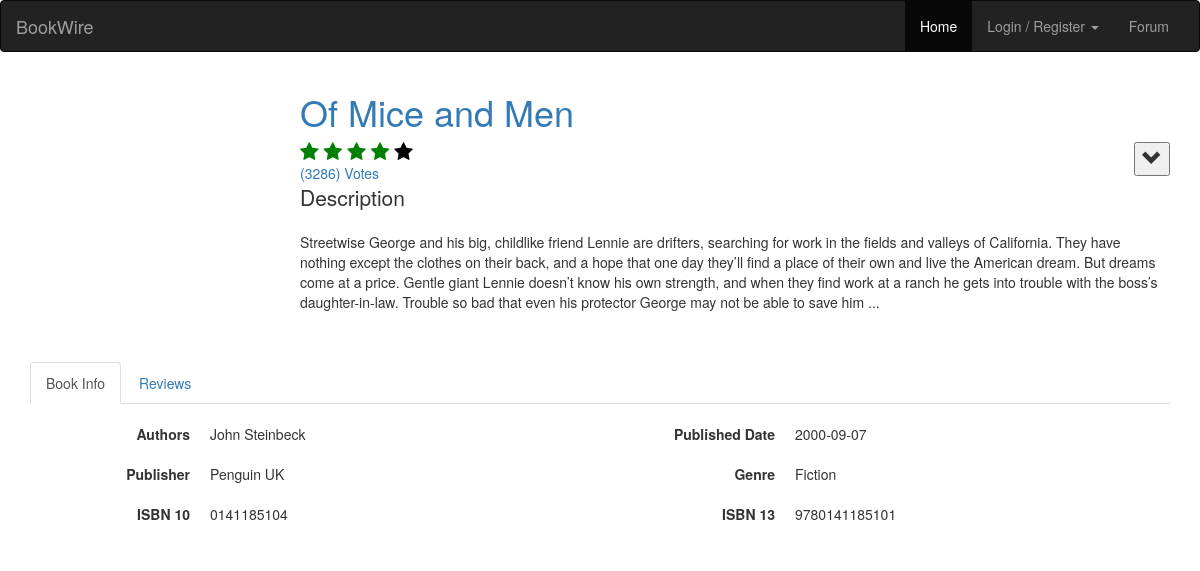
Before: /bookinstance/9780141185101 with the older database file.
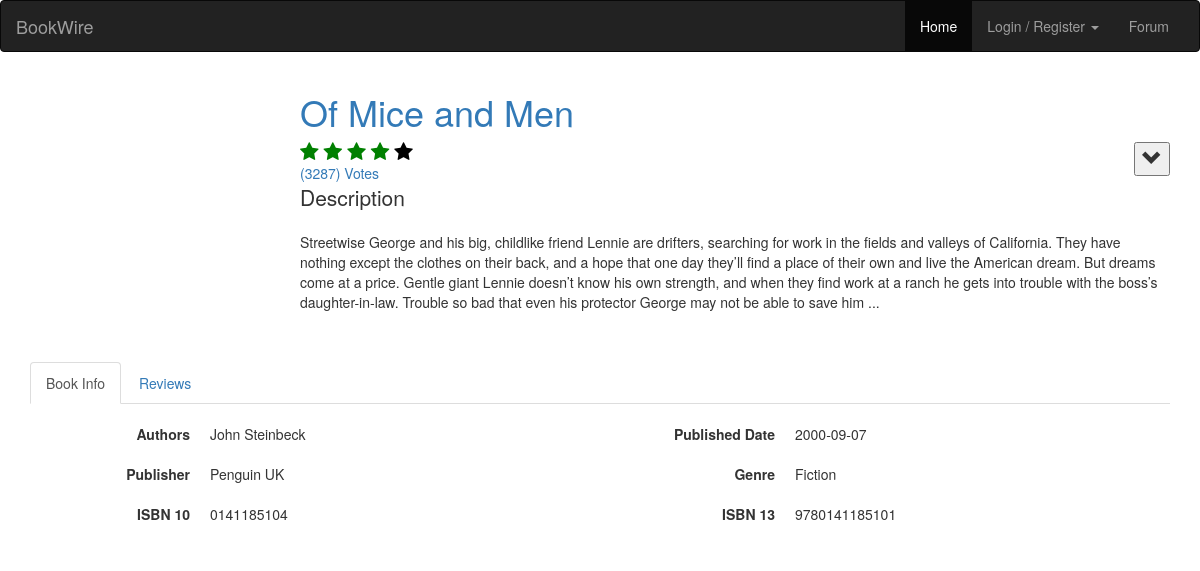
After: the same page with the newer database file.
### book/models.py (models this page shows, shortened)
class Book(models.Model):
	uid = models.CharField(max_length=64)
	title =  models.CharField(max_length=1024)
	authors = models.CharField(max_length=1024)
	publisher = models.CharField(max_length=1024)
	published_date = models.CharField(max_length=32)
	description = models.CharField(max_length=8192)
	isbn_13 = models.CharField(max_length=32)
	isbn_10 = models.CharField(max_length=32)
	genre = models.CharField(max_length=1024)
	average_rating = models.FloatField()
	ratings_count = models.IntegerField()
	thumbnail = models.CharField(max_length=1024)
	favourites = models.ManyToManyField(User, related_name='favourites')
	readingnow = models.ManyToManyField(User, related_name='readingnow')
	toread = models.ManyToManyField(User, related_name='toread')
	haveread = models.ManyToManyField(User, related_name='haveread')

### book/views.py (the view, shortened to what this page needs)
# urls.py: path('bookinstance/<slug:isbn_13>', views.bookinstance, name='bookinstance'),
@csrf_exempt
def bookinstance(request,isbn_13):
	try:
		book = Book.objects.get(isbn_13=isbn_13)
		reviews = Review.objects.filter(book=book).order_by('-created_at')
	except Book.DoesNotExist:
		return redirect("book:mainpage")
	context = {"book": book, "reviews": reviews}
	return render(request, "bookpage.html", context)

### book/templates/bookpage.html (shortened to what this page needs)
{% extends "account_base.html" %}
{% load staticfiles %}
{% block content %}
<link rel="stylesheet" type="text/css" href="{% static 'css/bookpage.css' %}" />
<div class="container">
    <div class="row">
        <div class="col-sm-2 hidden-xs">
        </div>
        <div class="col-sm-10" style="padding-left: 90px;">
            <h1><a href="http://www.google.com/search?q={{book.title}}">{{book.title}}</a></h1>
            <div class="btn-group pull-right">
                <button style="font-size: 20px; cursor: pointer;" class="dropdown-toggle" data-toggle="dropdown" aria-haspopup="true" aria-expanded="false">
                    <b><i class="glyphicon glyphicon-chevron-down"></i></b>
                </button>
            </div>
            <div id="book-average-rating"></div>
            <a href="#">({{book.ratings_count}}) Votes</a>
            <div class="p-4">
                <p class="lead font-weight-bold">Description</p>
                <p>{{book.description}}</p>
            </div>
            <br>
        </div>
    </div>
    <br>
    <div class="row">
        <div class="col-md-12">
            <div class="tabbable-panel">
                <div class="tabbable-line">
                    <ul class="nav nav-tabs ">
                        <li class="active">
                            <a href="#tab_default_2" data-toggle="tab">Book Info</a>
                        </li>
                        <li>
                            <a href="#tab_default_3" data-toggle="tab">Reviews</a>
                        </li>
                    </ul>
                    <div class="tab-content">
                        <div class="tab-pane active" id="tab_default_2">
                            <br>
                            <div class="row">
                                <div class="col-xs-6">
                                    <dl class="dl-horizontal">
                                        <dt>Authors</dt>
                                        <dd>{{book.authors}}</dd>
                                        <br>
                                        <dt>Publisher</dt>
                                        <dd>{{book.publisher}}</dd>
                                        <br>
                                        <dt>ISBN 10</dt>
                                        <dd>{{book.isbn_10}}</dd>
                                    </dl>
                                </div>
                                <div class="col-xs-6">
                                    <dl class="dl-horizontal">
                                        <dt>Published Date</dt>
                                        <dd>{{book.published_date}}</dd>
                                        <br>
                                        <dt>Genre</dt>
                                        <dd>{{book.genre}}</dd>
                                        <br>
                                        <dt>ISBN 13</dt>
                                        <dd>{{book.isbn_13}}</dd>
                                    </dl>
                                </div>
                            </div>
                        </div>
                    </div>
                </div>
            </div>
        </div>
    </div>
</div><br><br>
{% endblock %}

Changed rows visible on the page:
changed Book "Of Mice and Men": ratings_count "3286" → "3287"
